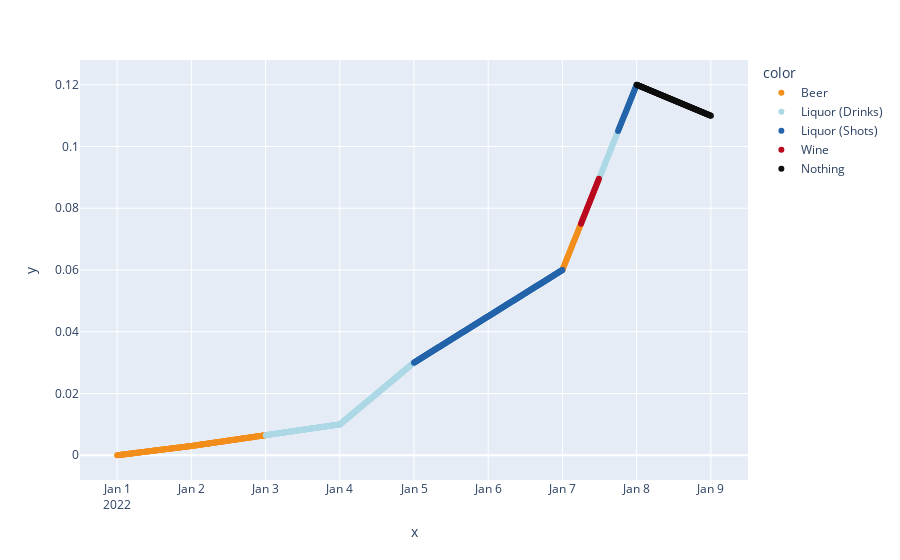

The notebook cell saved with this chart:
### Code cell
import plotly.graph_objects as go
import numpy as np
import plotly.express as px
from datetime import datetime
import pandas as pd

x = [1, 2, 4, 5, 7, 8, 9]
x = [datetime(2022, 1, xx) for xx in x]
y = [0, 0.003, 0.01, 0.03, 0.06, 0.12, 0.11]
cats = [[2], [2, 4], [4], [5], [2, 3, 4, 5], [1]]

n_points = 1000

cat_lut = {
    1: "Nothing",
    2: "Beer",
    3: "Wine",
    4: "Liquor (Drinks)",
    5: "Liquor (Shots)"
}
color_lut = {
    "Nothing": "#0F0E0E",
    "Beer": "#f28e1c",
    "Wine": "#BA091E",
    "Liquor (Drinks)": "#ADD8E6",
    "Liquor (Shots)": "#2364AA"
}

possible_cats = len(cat_lut)

xx, yy, cc = [], [], []
for idx, ((x0, x1), (y0, y1)) in enumerate(zip(zip(x[:-1], x[1:]), zip(y[:-1], y[1:]))):
    points = int(n_points*((x1 - x0)/(max(x) - min(x))))
    xxe = pd.to_datetime(np.linspace(pd.Timestamp(x0).value, pd.Timestamp(x1).value, points))
    xx.extend(pd.to_datetime(np.linspace(pd.Timestamp(x0).value, pd.Timestamp(x1).value, points)))
    yy.extend(np.linspace(y0, y1, points))
    colors = [val for val in list(cats[idx]) for _ in range(int(points/len(cats[idx])))]
    colors = colors + [cats[idx][-1]]*(points - len(colors))
    cc.extend(colors)
    
cc = [cat_lut[e] if e in cat_lut else e for e in cc]

fig = px.scatter(x=xx, y=yy, color=cc,
                 color_discrete_map=color_lut)
fig.show()
